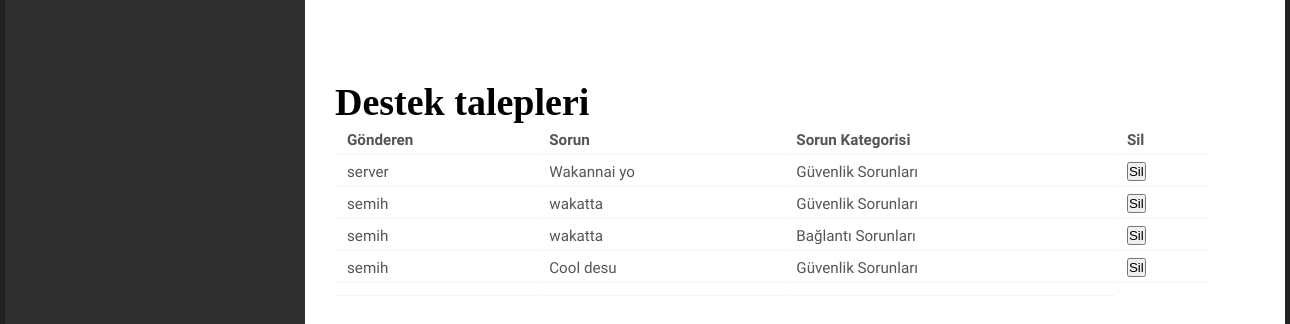
The page /yonetici/destek-istekleri.php on the database its author committed.
### tables this page shows
CREATE TABLE `destek` (
  `Id` int(11) NOT NULL,
  `GonderenId` int(11) NOT NULL,
  `Sorun` varchar(250) NOT NULL,
  `SorunKategoriId` int(11) NOT NULL
);

CREATE TABLE `kullanici` (
  `Id` int(11) NOT NULL,
  `CinsiyetId` int(11) NOT NULL,
  `Ad` varchar(30) NOT NULL,
  `Soyad` varchar(30) NOT NULL,
  `DogumTarih` date NOT NULL,
  `KullaniciAdi` varchar(15) NOT NULL,
  `Email` varchar(50) NOT NULL,
  `TelefonNo` varchar(15) NOT NULL,
  `Sifre` varchar(150) NOT NULL,
  `KullaniciTurId` int(11) NOT NULL
);

CREATE TABLE `destekkategori` (
  `Id` int(11) NOT NULL,
  `Ad` varchar(30) NOT NULL
);

### yonetici/destek-istekleri.php (the view, shortened to what this page needs)
<!doctype html>
<html>
<head>
<link rel="stylesheet" href="/css/styles.css" type="text/css" />
</head>
<body>
		<section id="body" class="width">
			<section id="content" class="column-right">
	    <article>
			<div class="beyaz" style="padding-top: 50px"  >
                <h2>Destek talepleri</h2>
                <table>
                    <tr>
                        <td><b>Gönderen</b></td>
                        <td><b>Sorun</b></td>
                        <td><b>Sorun Kategorisi</b></td>
                        <td><b>Sil</b></td>
                    </tr>
                    <?php
                     include "../baglan.php";
                    $listele = $db->query("SELECT * FROM destek", PDO::FETCH_ASSOC);
                    if ( $listele->rowCount() )
                    {
                        foreach( $listele as $gelenveri )
                        {
                        $query = $db->query("SELECT * FROM kullanici WHERE Id = '{$gelenveri['GonderenId']}'")->fetch(PDO::FETCH_ASSOC);
                        $query2 = $db->query("SELECT * FROM destekkategori WHERE Id = '{$gelenveri['SorunKategoriId']}'")->fetch(PDO::FETCH_ASSOC);
                         echo ' <tr>
                                    <td>'.$query['KullaniciAdi'].'</td>
                                    <td>'.$gelenveri['Sorun'].'</td>
                                    <td>'.$query2['Ad'].'</td>
                                    <td><form method="post">
                                    <input type="hidden" value="'.$gelenveri['Id'].'" name="destekId"/>
                                    <input type="submit" name="destekSil" value="Sil"></form></td>
                                </tr>';
                        }
                    }
                    ?>
                    <tr>
                        <td></td>
                        <td></td>
                        <td></td>
                    </tr>
                </table>
            </div>
		</article>
		</section>
	</section>
</body>
</html>

### css/styles.css (style rules this page uses)
body { margin:0px auto; padding:0; background: #222; font-family: 'Oxygen', 'sans-serif'; font-size: 1.0em; color:#555; }
* { margin:0; padding:0; }
table { width:95%; text-align:left; }
th, td { padding:5px 10px; }
td { border-bottom:1px solid #f4f4f4; }
h2 { color:black; font-size:2em; font-weight:bold; font-family: Times New Roman; padding:0 0 5px; margin:0; }
.width { width:1280px; margin: 0 auto; }
div.beyaz { height:1000px; position:relative; top:15%; left:0%; }
section#body { padding: 0; background: #2f2f2f; }
section#content { width:940px; padding: 20px; background-color: #fff; }
.column-right { float:right; }
article { padding: 10px 10px 30px; font-size: 0.95em; border-bottom: 1px solid #eee; }
article h2 { padding-bottom: 0; font-size: 2.5em; }

### rows shown on the page
destek: GonderenId.KullaniciAdi "server", Sorun "Wakannai yo", SorunKategoriId.Ad "Güvenlik Sorunları"
destek: GonderenId.KullaniciAdi "semih", Sorun "wakatta", SorunKategoriId.Ad "Güvenlik Sorunları"
destek: GonderenId.KullaniciAdi "semih", Sorun "wakatta", SorunKategoriId.Ad "Bağlantı Sorunları"
destek: GonderenId.KullaniciAdi "semih", Sorun "Cool desu", SorunKategoriId.Ad "Güvenlik Sorunları"
